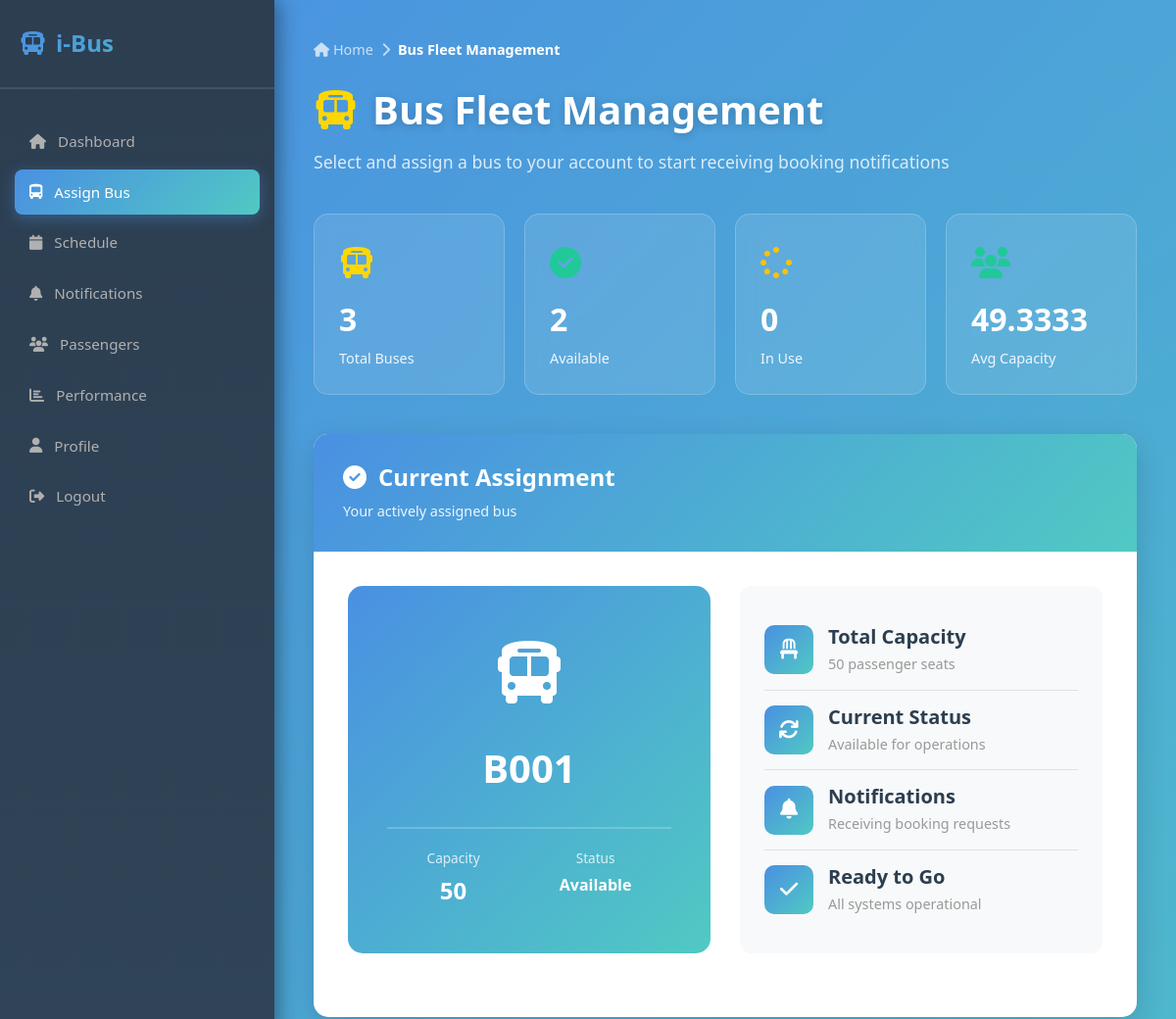
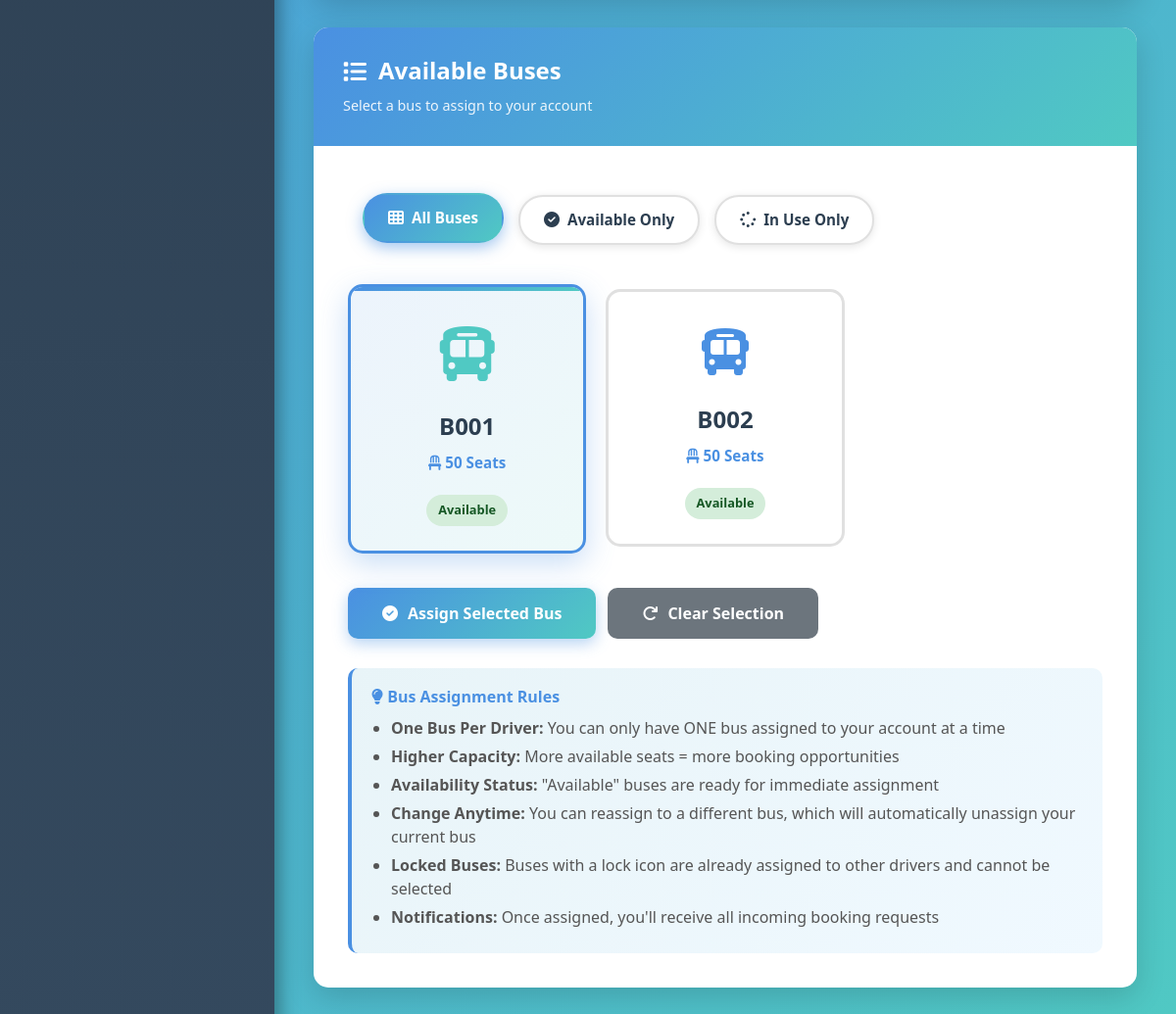
Page /driver/assign_bus.php (signed in) on the committed database (2 pictures, top to bottom).
### tables this page shows
CREATE TABLE buses (
    bus_id INT PRIMARY KEY AUTO_INCREMENT,
    bus_number VARCHAR(20) UNIQUE NOT NULL,
    capacity INT NOT NULL,
    driver_id INT,
    status ENUM('available', 'maintenance', 'in_use') DEFAULT 'available',
    created_at TIMESTAMP DEFAULT CURRENT_TIMESTAMP,
    FOREIGN KEY (driver_id) REFERENCES users(id) ON DELETE SET NULL
);

### driver/assign_bus.php (the view, shortened to what this page needs)
<?php
$driver_id = $_SESSION['user_id'];
try {
    $pdo = new PDO(
        "mysql:host=localhost;dbname=bus_management;charset=utf8mb4",
        "root",
        ""
    );
    $pdo->setAttribute(PDO::ATTR_ERRMODE, PDO::ERRMODE_EXCEPTION);
    $stmt = $pdo->prepare("SELECT * FROM buses WHERE driver_id = ?");
    $stmt->execute([$driver_id]);
    $assigned_bus = $stmt->fetch(PDO::FETCH_ASSOC);
    $stmt = $pdo->prepare("
        SELECT b.*, u.full_name as assigned_driver_name
        FROM buses b
        LEFT JOIN users u ON b.driver_id = u.id
        WHERE b.status IN ('available', 'in_use')
        ORDER BY b.bus_number ASC
    ");
    $stmt->execute();
    $available_buses = $stmt->fetchAll(PDO::FETCH_ASSOC);
    $stmt = $pdo->query("
        SELECT
            COUNT(*) as total_buses,
            COUNT(CASE WHEN status = 'available' THEN 1 END) as available_count,
            COUNT(CASE WHEN status = 'in_use' THEN 1 END) as in_use_count,
            COUNT(CASE WHEN status = 'maintenance' THEN 1 END) as maintenance_count,
            COUNT(CASE WHEN driver_id IS NOT NULL THEN 1 END) as assigned_count,
            AVG(capacity) as avg_capacity,
            MAX(capacity) as max_capacity,
            MIN(capacity) as min_capacity
        FROM buses
    ");
    $stats = $stmt->fetch(PDO::FETCH_ASSOC);
} catch(PDOException $e) {
    $error = 'Database error: ' . $e->getMessage();
}
?>
<!DOCTYPE html>
<html lang="en">
<head>
    <link href="https://cdn.jsdelivr.net/npm/bootstrap@5.3.0-alpha1/dist/css/bootstrap.min.css" rel="stylesheet">
    <link rel="stylesheet" href="https://cdnjs.cloudflare.com/ajax/libs/font-awesome/6.4.0/css/all.min.css">
</head>
<body>
    <div class="container-wrapper">
        <div class="sidebar">
            <div class="sidebar-brand">
                <h3><i class="fas fa-bus"></i> i-Bus</h3>
            </div>
            <ul>
                <li><a href="dashboard.php"><i class="fas fa-home"></i> Dashboard</a></li>
                <li><a href="assign_bus.php" class="active"><i class="fas fa-bus-alt"></i> Assign Bus</a></li>
                <li><a href="schedule.php"><i class="fas fa-calendar"></i> Schedule</a></li>
                <li><a href="notifications.php"><i class="fas fa-bell"></i> Notifications</a></li>
                <li><a href="passengers.php"><i class="fas fa-users"></i> Passengers</a></li>
                <li><a href="performance.php"><i class="fas fa-chart-bar"></i> Performance</a></li>
                <li><a href="profile.php"><i class="fas fa-user"></i> Profile</a></li>
                <li><a href="../logout.php"><i class="fas fa-sign-out-alt"></i> Logout</a></li>
            </ul>
        </div>
        <div class="main-content">
            <div class="page-header">
                <div class="breadcrumb-custom">
                    <a href="dashboard.php" style="color: rgba(255,255,255,0.7); text-decoration: none;">
                        <i class="fas fa-home"></i> Home
                    </a>
                    <span><i class="fas fa-chevron-right"></i></span>
                    <span class="active">Bus Fleet Management</span>
                </div>
                <div class="page-title">
                    <div class="title-icon"><i class="fas fa-bus"></i></div>
                    <h1>Bus Fleet Management</h1>
                </div>
                <p class="page-subtitle">Select and assign a bus to your account to start receiving booking notifications</p>
            </div>
            <div class="stats-grid">
                <div class="stat-card">
                    <div class="stat-icon" style="color: #ffd700;"><i class="fas fa-bus"></i></div>
                    <div class="stat-value"><?php echo $stats['total_buses']; ?></div>
                    <div class="stat-label">Total Buses</div>
                </div>
                <div class="stat-card">
                    <div class="stat-icon" style="color: #20c997;"><i class="fas fa-check-circle"></i></div>
                    <div class="stat-value"><?php echo $stats['available_count']; ?></div>
                    <div class="stat-label">Available</div>
                </div>
                <div class="stat-card">
                    <div class="stat-icon" style="color: #ffc107;"><i class="fas fa-spinner"></i></div>
                    <div class="stat-value"><?php echo $stats['in_use_count']; ?></div>
                    <div class="stat-label">In Use</div>
                </div>
                <div class="stat-card">
                    <div class="stat-icon" style="color: #20c997;"><i class="fas fa-users"></i></div>
                    <div class="stat-value"><?php echo $stats['avg_capacity']; ?></div>
                    <div class="stat-label">Avg Capacity</div>
                </div>
            </div>
            <?php if ($assigned_bus): ?>
                <div class="card-modern">
                    <div class="card-header-modern">
                        <h3><i class="fas fa-check-circle"></i> Current Assignment</h3>
                        <p class="header-subtitle">Your actively assigned bus</p>
                    </div>
                    <div class="card-body-modern">
                        <div class="current-bus-display">
                            <div class="bus-visual">
                                <div class="bus-icon"><i class="fas fa-bus"></i></div>
                                <div class="bus-number"><?php echo htmlspecialchars($assigned_bus['bus_number']); ?></div>
                                <div class="bus-details-info">
                                    <div class="bus-detail-item">
                                        <div class="label">Capacity</div>
                                        <div class="value"><?php echo $assigned_bus['capacity']; ?></div>
                                    </div>
                                    <div class="bus-detail-item">
                                        <div class="label">Status</div>
                                        <div class="value" style="text-transform: capitalize; font-size: 1rem;"><?php echo $assigned_bus['status']; ?></div>
                                    </div>
                                </div>
                            </div>
                            <div class="bus-info-section">
                                <div class="bus-info-item">
                                    <div class="bus-info-icon"><i class="fas fa-chair"></i></div>
                                    <div class="bus-info-content">
                                        <h5>Total Capacity</h5>
                                        <p><?php echo $assigned_bus['capacity']; ?> passenger seats</p>
                                    </div>
                                </div>
                                <div class="bus-info-item">
                                    <div class="bus-info-icon"><i class="fas fa-sync"></i></div>
                                    <div class="bus-info-content">
                                        <h5>Current Status</h5>
                                        <p><?php echo ucfirst($assigned_bus['status']); ?> for operations</p>
                                    </div>
                                </div>
                                <div class="bus-info-item">
                                    <div class="bus-info-icon"><i class="fas fa-bell"></i></div>
                                    <div class="bus-info-content">
                                        <h5>Notifications</h5>
                                        <p>Receiving booking requests</p>
                                    </div>
                                </div>
                                <div class="bus-info-item">
                                    <div class="bus-info-icon"><i class="fas fa-check"></i></div>
                                    <div class="bus-info-content">
                                        <h5>Ready to Go</h5>
                                        <p>All systems operational</p>
                                    </div>
                                </div>
                            </div>
                        </div>
                    </div>
                </div>
            <?php endif; ?>
            <div class="card-modern">
                <div class="card-header-modern">
                    <h3><i class="fas fa-list"></i> Available Buses</h3>
                    <p class="header-subtitle">Select a bus to assign to your account</p>
                </div>
                <div class="card-body-modern">
                    <?php if (empty($available_buses)): ?>
                        <div style="text-align: center; padding: 40px;">
                            <div style="font-size: 3rem; color: #ddd; margin-bottom: 15px;"><i class="fas fa-inbox"></i></div>
                            <h5 style="color: #999; margin-bottom: 10px;">No Buses Available</h5>
                            <p style="color: #ccc;">Please contact the administrator to add buses to the system.</p>
                        </div>
                    <?php else: ?>
                        <form method="POST" id="busAssignmentForm">
                            <div class="filter-section" style="margin-bottom: 30px;">
                                <button type="button" class="filter-btn active" data-filter="all" onclick="filterBuses('all')">
                                    <i class="fas fa-th"></i> All Buses
                                </button>
                                <button type="button" class="filter-btn" data-filter="available" onclick="filterBuses('available')">
                                    <i class="fas fa-check-circle"></i> Available Only
                                </button>
                                <button type="button" class="filter-btn" data-filter="in_use" onclick="filterBuses('in_use')">
                                    <i class="fas fa-spinner"></i> In Use Only
                                </button>
                            </div>
                            <div class="bus-selection-grid">
                                <?php foreach ($available_buses as $bus):
                                    $is_assigned_to_other = ($bus['driver_id'] && $bus['driver_id'] != $driver_id);
                                ?>
                                    <label class="bus-card <?php echo $is_assigned_to_other ? 'locked' : ''; ?>"
                                           data-status="<?php echo $bus['status']; ?>"
                                           data-locked="<?php echo $is_assigned_to_other ? 'true' : 'false'; ?>"
                                           <?php echo $is_assigned_to_other ? 'title="This bus is assigned to ' . htmlspecialchars($bus['assigned_driver_name']) . '"' : ''; ?>>
                                        <div class="bus-card-content">
                                            <div class="bus-card-icon"><i class="fas fa-bus"></i></div>
                                            <div class="bus-card-number"><?php echo htmlspecialchars($bus['bus_number']); ?></div>
                                            <div class="bus-card-capacity">
                                                <i class="fas fa-chair"></i> <?php echo $bus['capacity']; ?> Seats
                                            </div>
                                            <span class="bus-card-status status-<?php echo $bus['status']; ?>">
                                                <?php echo ucfirst($bus['status']); ?>
                                            </span>
                                        </div>
                                    </label>
                                <?php endforeach; ?>
                            </div>
                            <div class="button-group">
                                <button type="submit" name="assign_bus" class="btn-custom btn-primary-custom" id="assignBtn" disabled>
                                    <i class="fas fa-check-circle"></i> Assign Selected Bus
                                </button>
                                <button type="reset" class="btn-custom btn-secondary-custom" onclick="resetSelection()">
                                    <i class="fas fa-redo"></i> Clear Selection
                                </button>
                            </div>
                            <div class="help-section">
                                <h6><i class="fas fa-lightbulb"></i> Bus Assignment Rules</h6>
                                <ul>
                                    <li><strong>One Bus Per Driver:</strong> You can only have ONE bus assigned to your account at a time</li>
                                    <li><strong>Higher Capacity:</strong> More available seats = more booking opportunities</li>
                                    <li><strong>Availability Status:</strong> "Available" buses are ready for immediate assignment</li>
                                    <li><strong>Change Anytime:</strong> You can reassign to a different bus, which will automatically unassign your current bus</li>
                                    <li><strong>Locked Buses:</strong> Buses with a lock icon are already assigned to other drivers and cannot be selected</li>
                                    <li><strong>Notifications:</strong> Once assigned, you'll receive all incoming booking requests</li>
                                </ul>
                            </div>
                        </form>
                    <?php endif; ?>
                </div>
            </div>
        </div>
    </div>
</body>
</html>

### rows in the picture
buses: bus_number "B001", capacity "50", status "Available"
buses: bus_number "B002", capacity "50", status "Available"

### other values in the picture
$stats['total_buses'] "3"
$stats['available_count'] "2"
$stats['in_use_count'] "0"
$stats['avg_capacity'] "49.3333"
